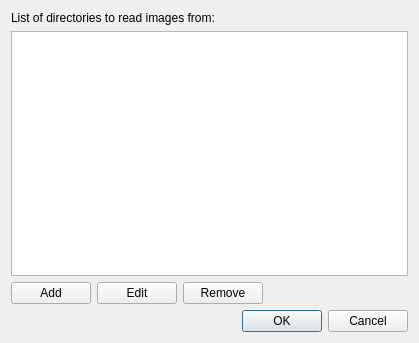
<?xml version="1.0" encoding="UTF-8"?>
<ui version="4.0">
 <class>DirectoryDialog</class>
 <widget class="QDialog" name="DirectoryDialog">
  <property name="geometry">
   <rect>
    <x>0</x>
    <y>0</y>
    <width>419</width>
    <height>343</height>
   </rect>
  </property>
  <property name="windowTitle">
   <string>Dialog</string>
  </property>
  <layout class="QVBoxLayout" name="verticalLayout">
   <item>
    <widget class="QLabel" name="label">
     <property name="text">
      <string>List of directories to read images from:</string>
     </property>
    </widget>
   </item>
   <item>
    <widget class="QListWidget" name="listDirectories"/>
   </item>
   <item>
    <layout class="QHBoxLayout" name="horizontalLayout">
     <item>
      <widget class="QPushButton" name="buttonAdd">
       <property name="text">
        <string>Add</string>
       </property>
      </widget>
     </item>
     <item>
      <widget class="QPushButton" name="pushButton">
       <property name="text">
        <string>Edit</string>
       </property>
      </widget>
     </item>
     <item>
      <widget class="QPushButton" name="buttonRemove">
       <property name="text">
        <string>Remove</string>
       </property>
      </widget>
     </item>
     <item>
      <spacer name="horizontalSpacer">
       <property name="orientation">
        <enum>Qt::Horizontal</enum>
       </property>
       <property name="sizeHint" stdset="0">
        <size>
         <width>40</width>
         <height>20</height>
        </size>
       </property>
      </spacer>
     </item>
    </layout>
   </item>
   <item>
    <widget class="QDialogButtonBox" name="buttonBox">
     <property name="orientation">
      <enum>Qt::Horizontal</enum>
     </property>
     <property name="standardButtons">
      <set>QDialogButtonBox::Cancel|QDialogButtonBox::Ok</set>
     </property>
    </widget>
   </item>
  </layout>
 </widget>
 <resources/>
 <connections>
  <connection>
   <sender>buttonBox</sender>
   <signal>accepted()</signal>
   <receiver>DirectoryDialog</receiver>
   <slot>accept()</slot>
   <hints>
    <hint type="sourcelabel">
     <x>248</x>
     <y>254</y>
    </hint>
    <hint type="destinationlabel">
     <x>157</x>
     <y>274</y>
    </hint>
   </hints>
  </connection>
  <connection>
   <sender>buttonBox</sender>
   <signal>rejected()</signal>
   <receiver>DirectoryDialog</receiver>
   <slot>reject()</slot>
   <hints>
    <hint type="sourcelabel">
     <x>316</x>
     <y>260</y>
    </hint>
    <hint type="destinationlabel">
     <x>286</x>
     <y>274</y>
    </hint>
   </hints>
  </connection>
 </connections>
</ui>
